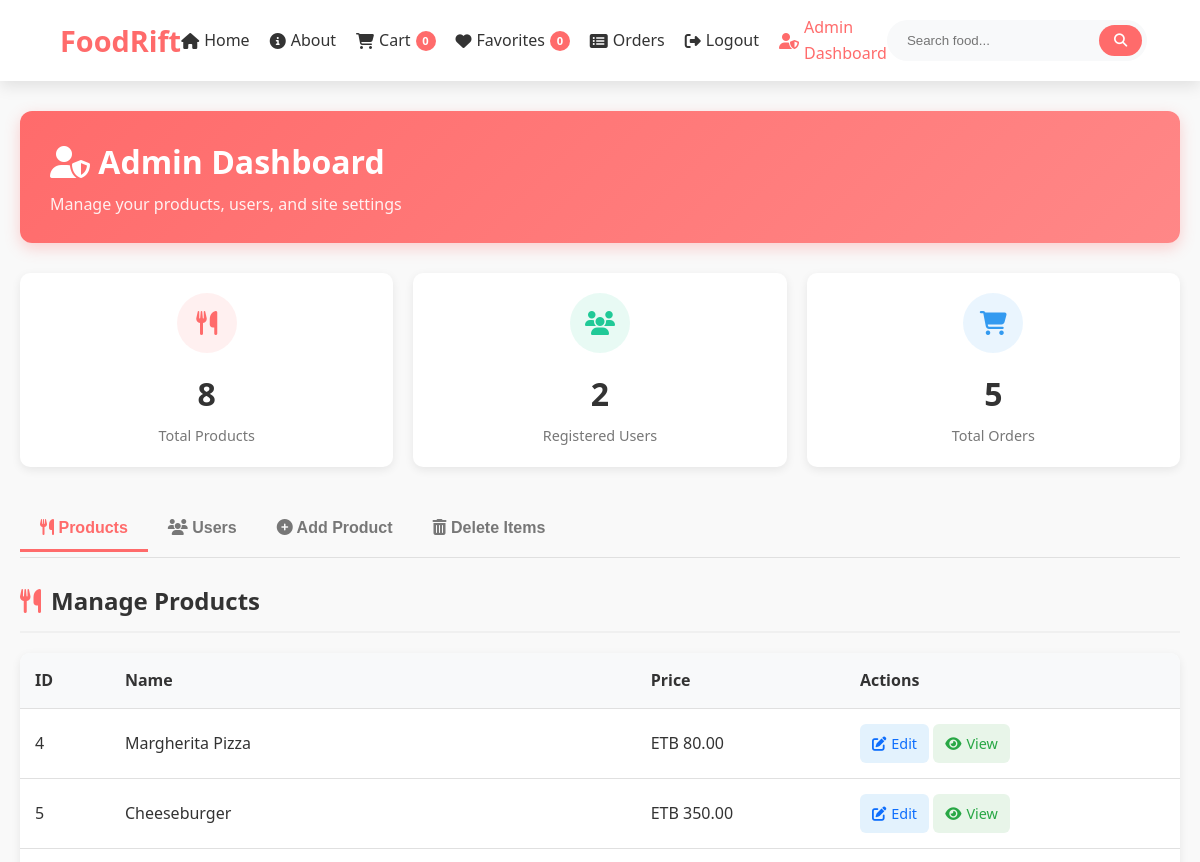
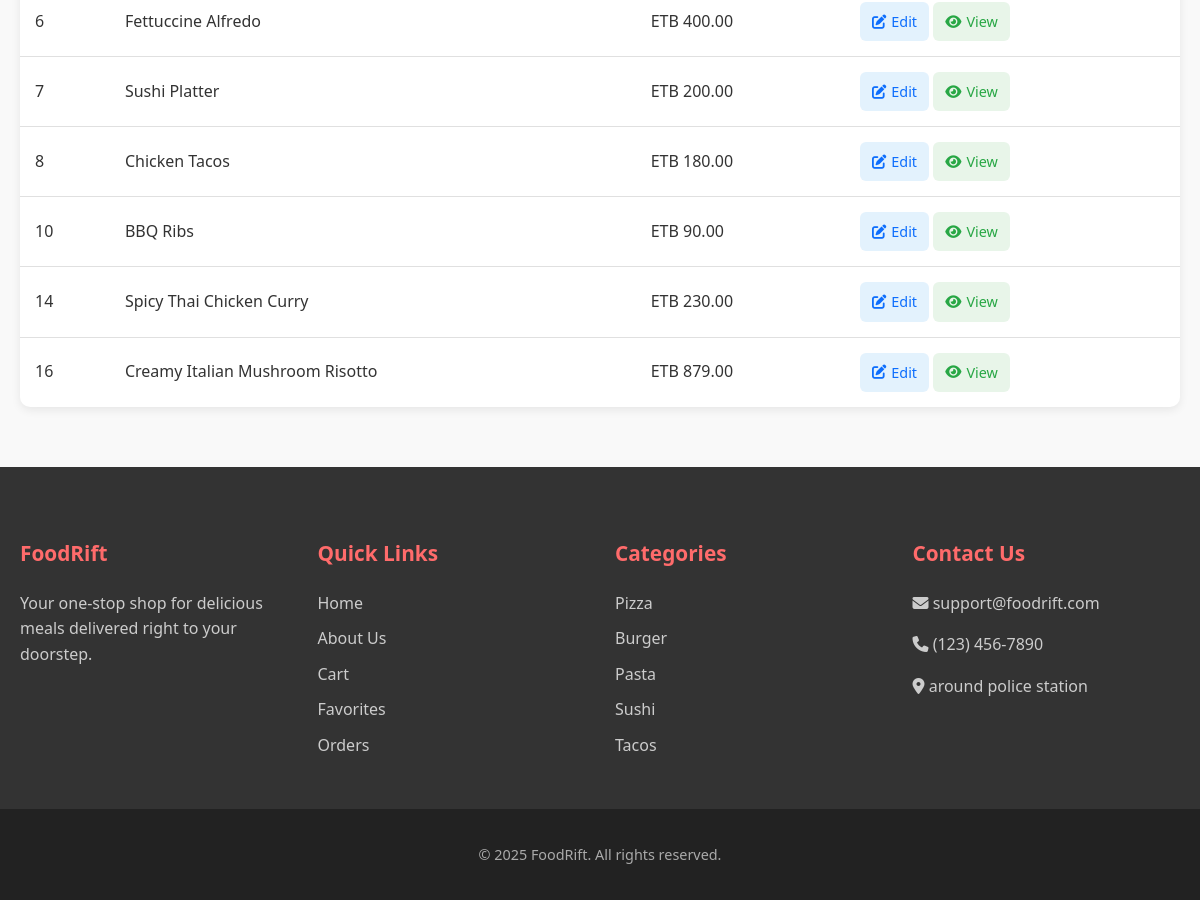
/admin.php (signed in), run on the app's committed database (2 pictures, top to bottom).
### tables this page shows
CREATE TABLE `products` (
  `id` int(11) NOT NULL,
  `name` varchar(100) NOT NULL,
  `price` decimal(10,2) NOT NULL,
  `description` text DEFAULT NULL,
  `image` varchar(255) DEFAULT NULL,
  `category` text DEFAULT NULL,
  `ingredients` text DEFAULT NULL,
  `serving_size` varchar(50) DEFAULT NULL,
  `preparation_time` varchar(20) DEFAULT NULL,
  `cooking_instructions` text DEFAULT NULL,
  `spiciness_level` int(11) DEFAULT NULL,
  `allergen_info` text DEFAULT NULL,
  `nutrition_facts` text DEFAULT NULL,
  `origin` varchar(100) DEFAULT NULL
);

### admin.php (the view, shortened to what this page needs)
<?php
require_once 'config.php';
$products = $conn->query("SELECT id, name, price FROM products")->fetchAll(PDO::FETCH_ASSOC);
$users = $conn->query("SELECT id, email, role FROM users")->fetchAll(PDO::FETCH_ASSOC);
include 'header.php';
?>
<link rel="stylesheet" href="css/admin.css">
<main>
    <div class="admin-container">
        <div class="admin-header">
            <div>
                <h2><i class="fas fa-user-shield"></i> Admin Dashboard</h2>
                <p>Manage your products, users, and site settings</p>
            </div>
        </div>
        <div class="admin-stats">
            <div class="stat-card">
                <div class="stat-icon">
                    <i class="fas fa-utensils"></i>
                </div>
                <div class="stat-number"><?php echo count($products); ?></div>
                <div class="stat-label">Total Products</div>
            </div>
            <div class="stat-card">
                <div class="stat-icon">
                    <i class="fas fa-users"></i>
                </div>
                <div class="stat-number"><?php echo count($users); ?></div>
                <div class="stat-label">Registered Users</div>
            </div>
            <div class="stat-card">
                <div class="stat-icon">
                    <i class="fas fa-shopping-cart"></i>
                </div>
                <div class="stat-number">
                    <?php
                    $order_count = $conn->query("SELECT COUNT(*) FROM orders")->fetchColumn();
                    echo $order_count;
                    ?>
                </div>
                <div class="stat-label">Total Orders</div>
            </div>
        </div>
        <div class="admin-tabs">
            <div class="tabs-nav">
                <button class="tab-btn active" data-tab="products"><i class="fas fa-utensils"></i> Products</button>
                <button class="tab-btn" data-tab="users"><i class="fas fa-users"></i> Users</button>
                <button class="tab-btn" data-tab="add-product"><i class="fas fa-plus-circle"></i> Add Product</button>
                <button class="tab-btn" data-tab="delete"><i class="fas fa-trash-alt"></i> Delete Items</button>
            </div>
            <div class="tab-content active" id="products-tab">
                <h3 class="section-title"><i class="fas fa-utensils"></i> Manage Products</h3>
                <div class="table-container">
                    <table class="admin-table">
                        <thead>
                            <tr>
                                <th>ID</th>
                                <th>Name</th>
                                <th>Price</th>
                                <th>Actions</th>
                            </tr>
                        </thead>
                        <tbody>
                            <?php if (count($products) > 0): ?>
                                <?php foreach ($products as $product): ?>
                                    <tr>
                                        <td><?php echo $product['id']; ?></td>
                                        <td><?php echo htmlspecialchars($product['name']); ?></td>
                                        <td>ETB <?php echo number_format($product['price'], 2); ?></td>
                                        <td>
                                            <a href="admin.php?edit_product=<?php echo $product['id']; ?>" class="action-btn edit-btn"><i class="fas fa-edit"></i> Edit</a>
                                            <a href="product.php?id=<?php echo $product['id']; ?>" class="action-btn" style="background: #e8f5e9; color: #28a745;"><i class="fas fa-eye"></i> View</a>
                                        </td>
                                    </tr>
                                <?php endforeach; ?>
                            <?php else: ?>
                                <tr>
                                    <td colspan="4">No products found.</td>
                                </tr>
                            <?php endif; ?>
                        </tbody>
                    </table>
                </div>
            </div>
        </div>
    </div>
</main>
<?php include 'footer.php'; ?>

### header.php (shortened to what this page needs)
<?php
$cart_count = count($_SESSION['cart']);
$favorite_count = count($_SESSION['favorites']);
$current_page = basename($_SERVER['PHP_SELF']);
require_once 'config.php';
$is_admin = false;
if (isset($_SESSION['user_id'])) {
    $stmt = $conn->prepare("SELECT role FROM users WHERE id = :id");
    $stmt->bindParam(':id', $_SESSION['user_id']);
    $stmt->execute();
    $user = $stmt->fetch(PDO::FETCH_ASSOC);
    $is_admin = $user['role'] === 'admin';
}
?>
<!DOCTYPE html>
<html lang="en">
<head>
    <link rel="stylesheet" href="https://cdnjs.cloudflare.com/ajax/libs/font-awesome/6.4.0/css/all.min.css">
    <link rel="stylesheet" href="css/header.css">
</head>
<body>
    <header>
        <div class="navbar">
            <div class="logo">
                <h1>FoodRift</h1>
            </div>
            <nav id="nav-menu">
                <a href="index.php" class="<?php echo $current_page == 'index.php' ? 'active' : ''; ?>">
                    <i class="fas fa-home"></i> Home
                </a>
                <a href="about.php" class="<?php echo $current_page == 'about.php' ? 'active' : ''; ?>">
                    <i class="fas fa-info-circle"></i> About
                </a>
                <?php if (isset($_SESSION['user_id'])): ?>
                    <a href="cart.php" class="<?php echo $current_page == 'cart.php' ? 'active' : ''; ?>">
                        <i class="fas fa-shopping-cart"></i>
                        Cart <span class="cart-count"><?php echo $cart_count; ?></span>
                    </a>
                    <a href="favorites.php" class="<?php echo $current_page == 'favorites.php' ? 'active' : ''; ?>">
                        <i class="fas fa-heart"></i>
                        Favorites <span class="favorite-count"><?php echo $favorite_count; ?></span>
                    </a>
                    <a href="orders.php" class="<?php echo $current_page == 'orders.php' ? 'active' : ''; ?>">
                        <i class="fas fa-list-alt"></i> Orders
                    </a>
                    <a href="logout.php">
                        <i class="fas fa-sign-out-alt"></i> Logout
                    </a>
                    <?php if ($is_admin): ?>
                        <a href="admin.php" class="<?php echo $current_page == 'admin.php' ? 'active' : ''; ?>">
                            <i class="fas fa-user-shield"></i> Admin Dashboard
                        </a>
                    <?php endif; ?>
                <?php endif; ?>
            </nav>
            <div class="search-bar">
                <form method="get" action="index.php">
                    <input type="text" name="search" placeholder="Search food..."
                        value="<?php echo isset($_GET['search']) ? htmlspecialchars($_GET['search']) : ''; ?>">
                    <button type="submit"><i class="fas fa-search"></i></button>
                </form>
            </div>
        </div>
    </header>
</body>
</html>

### footer.php (shortened to what this page needs)
<?php
if (!isset($categories) || empty($categories)) {
    require_once 'config.php';
    $cat_stmt = $conn->query("SELECT DISTINCT category FROM products LIMIT 5");
    $categories = $cat_stmt->fetchAll(PDO::FETCH_COLUMN);
}
?>
<link rel="stylesheet" href="css/footer.css">
<footer>
    <div class="footer-content">
        <div class="footer-section">
            <h3>FoodRift</h3>
            <p>Your one-stop shop for delicious meals delivered right to your doorstep.</p>
        </div>
        <div class="footer-section">
            <h3>Quick Links</h3>
            <a href="index.php">Home</a>
            <a href="about.php">About Us</a>
            <a href="cart.php">Cart</a>
            <a href="favorites.php">Favorites</a>
            <a href="orders.php">Orders</a>
        </div>
        <div class="footer-section">
            <h3>Categories</h3>
            <?php foreach ($categories as $category): ?>
                <a href="index.php?category=<?php echo urlencode($category); ?>"><?php echo $category; ?></a>
            <?php endforeach; ?>
        </div>
        <div class="footer-section">
            <h3>Contact Us</h3>
            <p><i class="fas fa-envelope"></i> support@foodrift.com</p>
            <p><i class="fas fa-phone"></i> (123) 456-7890</p>
            <p><i class="fas fa-map-marker-alt"></i> around police station</p>
        </div>
    </div>
    <div class="footer-bottom">
        <p>© 2025 FoodRift. All rights reserved.</p>
    </div>
</footer>
</body>
</html>

### css/header.css (style rules this page uses)
:root { --primary-color: #ff6b6b; --secondary-color: #ff8787; --accent-color: #ff5252; --text-color: #333; --light-gray: #f8f9fa; --medium-gray: #e9ecef; --dark-gray: #6c757d; --white: #ffffff; --shadow: 0 5px 15px rgba(0, 0, 0, 0.1); --border-radius: 10px; }
body { font-family: "Segoe UI", Tahoma, Geneva, Verdana, sans-serif; line-height: 1.6; color: var(--text-color); background-color: #f9f9f9; margin: 0; padding: 0; }
header { background-color: var(--white); box-shadow: var(--shadow); position: sticky; top: 0; z-index: 1000; }
.navbar { display: flex; justify-content: space-between; align-items: center; padding: 15px 5%; max-width: 1400px; margin: 0 auto; }
.logo h1 { margin: 0; color: var(--primary-color); font-size: 1.8rem; font-weight: 700; }
nav { display: flex; gap: 20px; }
nav a { text-decoration: none; color: var(--text-color); font-weight: 500; transition: color 0.3s; display: flex; align-items: center; gap: 5px; }
nav a:hover, nav a.active { color: var(--primary-color); }
.cart-count, .favorite-count { background-color: var(--primary-color); color: white; border-radius: 50%; width: 20px; height: 20px; display: inline-flex; justify-content: center; align-items: center; font-size: 0.7rem; font-weight: bold; }
.search-bar { flex-grow: 0.3; }
.search-bar form { display: flex; background: var(--light-gray); border-radius: 30px; overflow: hidden; padding: 5px; }
.search-bar input { border: none; background: transparent; padding: 8px 15px; flex-grow: 1; outline: none; }
.search-bar button { background: var(--primary-color); border: none; color: white; padding: 8px 15px; border-radius: 30px; cursor: pointer; transition: background 0.3s; }

### css/admin.css (style rules this page uses)
.admin-container { max-width: 1200px; margin: 30px auto; padding: 0 20px; }
.admin-header { display: flex; justify-content: space-between; align-items: center; margin-bottom: 30px; background: linear-gradient(135deg, #ff6b6b, #ff8787); padding: 25px 30px; border-radius: 12px; color: white; box-shadow: 0 5px 15px rgba(255, 107, 107, 0.3); }
.admin-header h2 { margin: 0; font-size: 2rem; font-weight: 700; }
.admin-header p { margin: 5px 0 0; opacity: 0.9; }
.admin-stats { display: grid; grid-template-columns: repeat(auto-fit, minmax(200px, 1fr)); gap: 20px; margin-bottom: 40px; }
.stat-card { background: white; border-radius: 10px; padding: 20px; box-shadow: 0 3px 10px rgba(0, 0, 0, 0.08); text-align: center; transition: transform 0.3s, box-shadow 0.3s; }
.stat-icon { width: 60px; height: 60px; background: #f8f9fa; border-radius: 50%; display: flex; align-items: center; justify-content: center; margin: 0 auto 15px; font-size: 1.5rem; }
.stat-card:nth-child(1) .stat-icon { color: #ff6b6b; background: rgba(255, 107, 107, 0.1); }
.stat-card:nth-child(2) .stat-icon { color: #20c997; background: rgba(32, 201, 151, 0.1); }
.stat-card:nth-child(3) .stat-icon { color: #339af0; background: rgba(51, 154, 240, 0.1); }
.stat-number { font-size: 2rem; font-weight: 700; margin-bottom: 5px; color: #333; }
.stat-label { color: #777; font-size: 0.9rem; }
.admin-tabs { margin-bottom: 40px; }
.tabs-nav { display: flex; border-bottom: 1px solid #e0e0e0; margin-bottom: 20px; overflow-x: auto; padding-bottom: 5px; }
.tab-btn { padding: 12px 20px; background: none; border: none; border-bottom: 3px solid transparent; font-size: 1rem; font-weight: 600; color: #777; cursor: pointer; transition: all 0.3s; white-space: nowrap; }
.tab-btn.active { color: #ff6b6b; border-bottom-color: #ff6b6b; }
.tab-content { display: none; animation: fadeIn 0.5s ease; }
.tab-content.active { display: block; }
.section-title { font-size: 1.5rem; color: #333; margin-bottom: 20px; padding-bottom: 10px; border-bottom: 2px solid #f0f0f0; display: flex; align-items: center; gap: 10px; }
.section-title i { color: #ff6b6b; }
.table-container { overflow-x: auto; background: white; border-radius: 10px; box-shadow: 0 3px 10px rgba(0, 0, 0, 0.08); margin-bottom: 30px; }
.admin-table { width: 100%; border-collapse: collapse; }
.admin-table th, .admin-table td { padding: 15px; text-align: left; border-bottom: 1px solid #e0e0e0; }
.admin-table th { background: #f8f9fa; font-weight: 600; color: #333; position: sticky; top: 0; }
.admin-table tr:last-child td { border-bottom: none; }
.action-btn { display: inline-flex; align-items: center; gap: 5px; padding: 8px 12px; border-radius: 6px; font-size: 0.9rem; font-weight: 500; text-decoration: none; transition: all 0.3s; }
.edit-btn { background: #e3f2fd; color: #0d6efd; }

### data on the page
products: id "4", name "Margherita Pizza", price "80.00"
products: id "5", name "Cheeseburger", price "350.00"
products: id "6", name "Fettuccine Alfredo", price "400.00"
products: id "7", name "Sushi Platter", price "200.00"
products: id "8", name "Chicken Tacos", price "180.00"
products: id "10", name "BBQ Ribs", price "90.00"
products: id "14", name "Spicy Thai Chicken Curry", price "230.00"
products: id "16", name "Creamy Italian Mushroom Risotto", price "879.00"

### other printed values
$cart_count "0"
$favorite_count "0"
count($products) "8"
count($users) "2"
$order_count "5"
$category "Pizza"
$category "Burger"
$category "Pasta"
$category "Sushi"
$category "Tacos"
